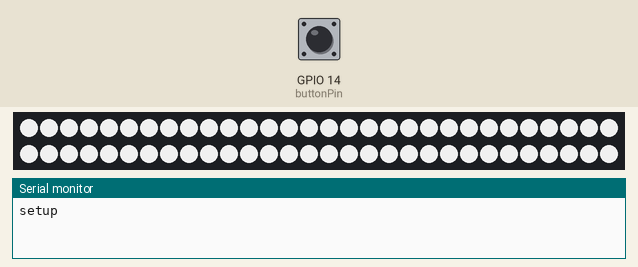
This sketch was run on a simulated ESP32. Shown: 60 RGB LEDs in strip order, left to right, continuing on the next row, the last lines printed to the serial monitor. The test bench sets the inputs (shaded band); at power-on: GPIO 14 (buttonPin) LOW.

Above: at 3.2 s.
3.3 s: GPIO 14 (buttonPin) pulled HIGH for 1 s
At 5.2 s:
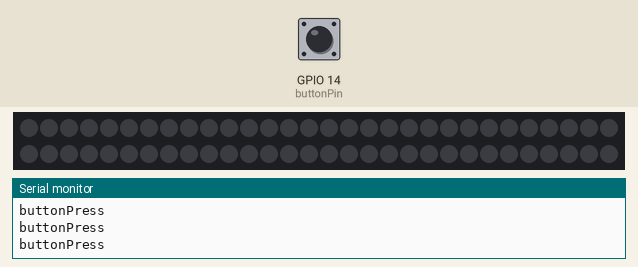
5.8 s: GPIO 14 (buttonPin) pulled HIGH for 0.15 s
At 7.0 s:
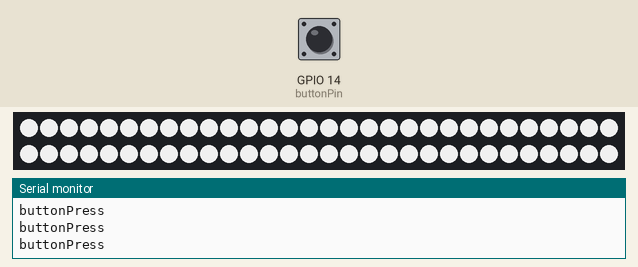
7.4 s: GPIO 14 (buttonPin) pulled HIGH for 3.2 s
At 10.9 s:
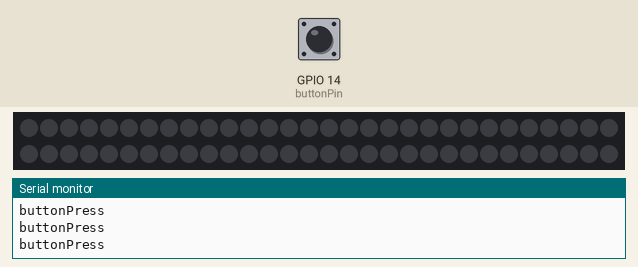
Timing chart, 0 to 12.4 s (numbered marks = the images above; inputs shaded):
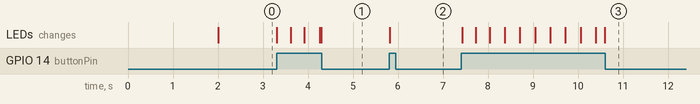

Measured:
- after the input at 3.3 s, the LEDs: change at once (image 1)
- after the input at 5.8 s, the LEDs: change at once (image 2)
- after the input at 7.4 s, the LEDs: change at once (image 3)

The sketch:

Button_Arduino_Project316.ino
```cpp
#include "FastLED.h"

#define NUM_LEDS 60

// Data pin that led data will be written out over
#define DATA_PIN 3

//led array set up
CRGB leds[NUM_LEDS];

#define BRIGHTNESS          96
#define FRAMES_PER_SECOND  120
#define ARRAY_SIZE(A) (sizeof(A) / sizeof((A)[0]))

//button setup
const int buttonPin = 14; //pin D5 on NPC board
int buttonState = 0;
int count = 0;

void setup()
{

  // sanity check delay - allows reprogramming if accidently blowing power w/leds
  delay(2000);
  FastLED.addLeds<WS2812B, DATA_PIN, GRB>(leds, NUM_LEDS);
  pinMode(buttonPin, INPUT);
  Serial.begin(115200);

  Serial.printf("setup\n");
}

typedef void (*SimplePatternList[])();
SimplePatternList gPatterns = { turnOnLeds, turnOffLeds };

//sets the pattern equal to the current button press count
uint8_t gCurrentPatternNumber = count; // Index number of which pattern is current

void loop()
{
  gPatterns[gCurrentPatternNumber]();

  // send the 'leds' array out to the actual LED strip
  FastLED.show();
  // insert a delay to keep the framerate modest
  FastLED.delay(1000/FRAMES_PER_SECOND);
  counter();
}

void nextPattern()
{
  // add one to the current pattern number, and wrap around at the end
  gCurrentPatternNumber = (gCurrentPatternNumber + 1) % ARRAY_SIZE( gPatterns);
}

void turnOnLeds()
{
  fill_solid( leds,NUM_LEDS, CRGB(205,205,205));
  // send the 'leds' array out to the actual LED strip
  FastLED.show();
  // insert a delay to keep the framerate modest
  FastLED.delay(1000/FRAMES_PER_SECOND);
}

void turnOffLeds()
{
  FastLED.clear();
  // send the 'leds' array out to the actual LED strip
  FastLED.show();
  // insert a delay to keep the framerate modest
  FastLED.delay(1000/FRAMES_PER_SECOND);
}

void counter()
{
  if (digitalRead(buttonPin) == HIGH)
  {
    Serial.printf("buttonPress\n");
    nextPattern();
  }
}
```
